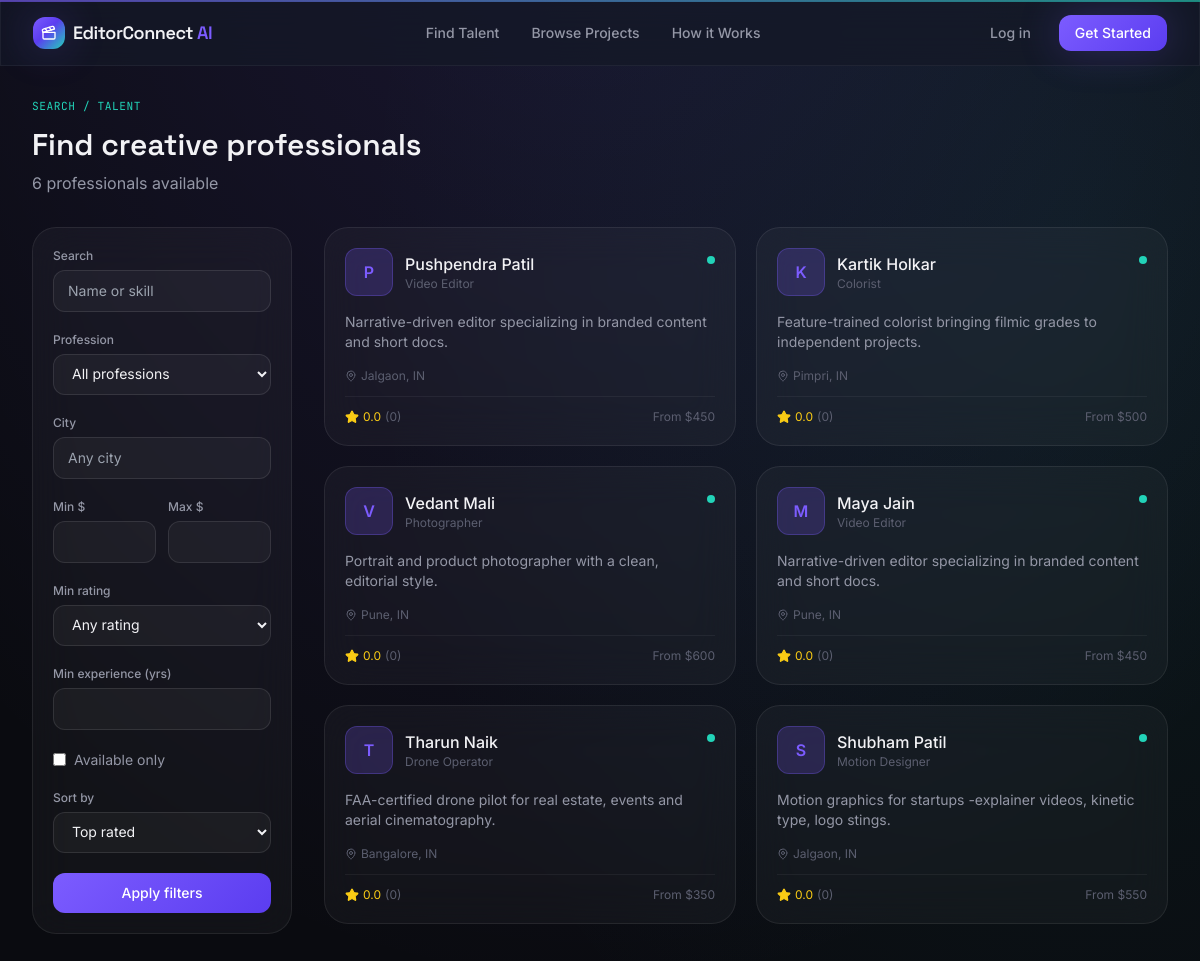
Page /professionals on the committed database.
### models/professional.py (models this page shows, shortened)
class Professional(db.Model):
    __tablename__ = "professionals"
    id = db.Column(db.Integer, primary_key=True)
    user_id = db.Column(db.Integer, db.ForeignKey("users.id"), nullable=False, unique=True)
    name = db.Column(db.String(120), nullable=False)
    profession = db.Column(db.String(80), nullable=False, index=True)
    city = db.Column(db.String(100), index=True)
    experience = db.Column(db.Integer, default=0)  # years
    price = db.Column(db.Float, default=0.0)  # starting price
    rating = db.Column(db.Float, default=0.0)
    rating_count = db.Column(db.Integer, default=0)
    bio = db.Column(db.Text)
    skills = db.Column(db.String(500))  # comma-separated
    profile_image = db.Column(db.String(255), default="default-avatar.png")
    email = db.Column(db.String(150))
    phone = db.Column(db.String(30))
    is_available = db.Column(db.Boolean, default=True)
    is_approved = db.Column(db.Boolean, default=False)  # admin approval
    is_featured = db.Column(db.Boolean, default=False)
    created_at = db.Column(db.DateTime, default=lambda: datetime.now(timezone.utc))
    portfolio_items = db.relationship(
        "PortfolioItem", backref="professional", lazy="dynamic", cascade="all, delete-orphan"
    )
    applications = db.relationship(
        "Application", backref="professional", lazy="dynamic", cascade="all, delete-orphan"
    )
    hires = db.relationship(
        "Hire", backref="professional", lazy="dynamic", cascade="all, delete-orphan"
    )

### routes/main.py (the view)
@main_bp.route("/professionals")
def professionals():
    query = Professional.query.filter_by(is_approved=True)
    search = request.args.get("q", "").strip()
    profession = request.args.get("profession", "")
    city = request.args.get("city", "").strip()
    min_price = request.args.get("min_price", type=float)
    max_price = request.args.get("max_price", type=float)
    min_rating = request.args.get("min_rating", type=float)
    min_experience = request.args.get("min_experience", type=int)
    availability = request.args.get("availability", "")
    sort = request.args.get("sort", "rating")
    if search:
        like = f"%{search}%"
        query = query.filter(
            (Professional.name.ilike(like)) | (Professional.skills.ilike(like))
        )
    if profession:
        query = query.filter_by(profession=profession)
    if city:
        query = query.filter(Professional.city.ilike(f"%{city}%"))
    if min_price is not None:
        query = query.filter(Professional.price >= min_price)
    if max_price is not None:
        query = query.filter(Professional.price <= max_price)
    if min_rating is not None:
        query = query.filter(Professional.rating >= min_rating)
    if min_experience is not None:
        query = query.filter(Professional.experience >= min_experience)
    if availability == "available":
        query = query.filter_by(is_available=True)
    if sort == "price_low":
        query = query.order_by(Professional.price.asc())
    elif sort == "price_high":
        query = query.order_by(Professional.price.desc())
    elif sort == "experience":
        query = query.order_by(Professional.experience.desc())
    else:
        query = query.order_by(Professional.rating.desc())
    results = query.all()
    return render_template(
        "professionals.html",
        professionals=results,
        professions=Config.PROFESSIONS,
        filters=request.args,
    )

### templates/professionals.html (shortened to what this page needs)
{% extends "base.html" %}
{% block content %}
<div class="mb-8">
  <p class="timecode mb-3">SEARCH / TALENT</p>
  <h1 class="font-display text-3xl font-semibold mb-2">Find creative professionals</h1>
  <p class="text-ink-muted">{{ professionals|length }} professional{{ 's' if professionals|length != 1 }} available</p>
</div>
<div class="grid lg:grid-cols-4 gap-8">
  <aside class="lg:col-span-1">
    <form method="GET" class="glass rounded-3xl p-5 space-y-5 sticky top-24">
      <div>
        <label class="block text-xs font-medium text-ink-muted mb-1.5">Search</label>
        <input type="text" name="q" value="{{ filters.get('q', '') }}" placeholder="Name or skill"
               class="w-full input-glass rounded-xl px-3.5 py-2.5 text-sm outline-none">
      </div>
      <div>
        <label class="block text-xs font-medium text-ink-muted mb-1.5">Profession</label>
        <select name="profession" class="w-full input-glass rounded-xl px-3.5 py-2.5 text-sm outline-none">
          <option value="">All professions</option>
        </select>
      </div>
      <div>
        <label class="block text-xs font-medium text-ink-muted mb-1.5">City</label>
        <input type="text" name="city" value="{{ filters.get('city', '') }}" placeholder="Any city"
               class="w-full input-glass rounded-xl px-3.5 py-2.5 text-sm outline-none">
      </div>
      <div class="grid grid-cols-2 gap-3">
        <div>
          <label class="block text-xs font-medium text-ink-muted mb-1.5">Min $</label>
          <input type="number" name="min_price" value="{{ filters.get('min_price', '') }}"
                 class="w-full input-glass rounded-xl px-3.5 py-2.5 text-sm outline-none">
        </div>
        <div>
          <label class="block text-xs font-medium text-ink-muted mb-1.5">Max $</label>
          <input type="number" name="max_price" value="{{ filters.get('max_price', '') }}"
                 class="w-full input-glass rounded-xl px-3.5 py-2.5 text-sm outline-none">
        </div>
      </div>
      <div>
        <label class="block text-xs font-medium text-ink-muted mb-1.5">Min rating</label>
        <select name="min_rating" class="w-full input-glass rounded-xl px-3.5 py-2.5 text-sm outline-none">
          <option value="">Any rating</option>
        </select>
      </div>
      <div>
        <label class="block text-xs font-medium text-ink-muted mb-1.5">Min experience (yrs)</label>
        <input type="number" name="min_experience" value="{{ filters.get('min_experience', '') }}"
               class="w-full input-glass rounded-xl px-3.5 py-2.5 text-sm outline-none">
      </div>
      <label class="flex items-center gap-2 text-sm text-ink-muted cursor-pointer">
        <input type="checkbox" name="availability" value="available" {% if filters.get('availability') == 'available' %}checked{% endif %}
               class="rounded accent-violet-glow">
        Available only
      </label>
      <div>
        <label class="block text-xs font-medium text-ink-muted mb-1.5">Sort by</label>
        <select name="sort" class="w-full input-glass rounded-xl px-3.5 py-2.5 text-sm outline-none">
          <option value="rating" {% if filters.get('sort', 'rating') == 'rating' %}selected{% endif %}>Top rated</option>
        </select>
      </div>
      <button type="submit" class="w-full py-2.5 rounded-xl btn-gradient text-white text-sm font-medium">Apply filters</button>
    </form>
  </aside>
  <div class="lg:col-span-3">
    {% if professionals %}
    <div class="grid md:grid-cols-2 xl:grid-cols-3 gap-5">
      {% for pro in professionals %}
      <a href="{{ url_for('main.professional_profile', professional_id=pro.id) }}" class="glass rounded-3xl p-5 card-hover flex flex-col">
        <div class="flex items-start justify-between mb-4">
          <div class="flex items-center gap-3">
            <div class="w-12 h-12 rounded-xl bg-violet-glow/20 border border-violet-glow/30 flex items-center justify-center font-semibold text-violet-glow">
              {{ pro.name[0]|upper }}
            </div>
            <div>
              <p class="font-medium">{{ pro.name }}</p>
              <p class="text-xs text-ink-faint">{{ pro.profession }}</p>
            </div>
          </div>
          {% if pro.is_available %}
          <span class="w-2 h-2 rounded-full bg-teal-glow mt-2" title="Available"></span>
          {% endif %}
        </div>
        <p class="text-sm text-ink-muted line-clamp-2 mb-4 flex-1">{{ pro.bio or "Creative professional ready for your next project." }}</p>
        {% if pro.city %}
        <p class="text-xs text-ink-faint flex items-center gap-1 mb-3"><i data-lucide="map-pin" class="w-3 h-3"></i> {{ pro.city }}</p>
        {% endif %}
        <div class="flex items-center justify-between text-xs pt-3 border-t border-white/5">
          <span class="flex items-center gap-1 text-yellow-400"><i data-lucide="star" class="w-3.5 h-3.5 fill-current"></i> {{ "%.1f"|format(pro.rating) }} <span class="text-ink-faint">({{ pro.rating_count }})</span></span>
          <span class="text-ink-faint">From ${{ "%.0f"|format(pro.price) }}</span>
        </div>
      </a>
      {% endfor %}
    </div>
    {% else %}
    <div class="glass rounded-3xl p-16 text-center">
      <i data-lucide="search-x" class="w-10 h-10 text-ink-faint mx-auto mb-4"></i>
      <p class="font-medium mb-1">No professionals match those filters</p>
      <p class="text-sm text-ink-faint">Try widening your search criteria.</p>
    </div>
    {% endif %}
  </div>
</div>
{% endblock %}

### static/css/style.css (style rules this page uses)
body { background-image: radial-gradient(ellipse 80% 50% at 50% -10%, rgba(124,92,255,0.15), transparent), radial-gradient(ellipse 60% 40% at 90% 10%, rgba(34,211,184,0.08), transparent); background-attachment: fixed; }
.glass { background: rgba(255,255,255,0.035); backdrop-filter: blur(20px); -webkit-backdrop-filter: blur(20px); border: 1px solid rgba(255,255,255,0.08); }
.card-hover { transition: transform 0.25s ease, box-shadow 0.25s ease, border-color 0.25s ease; }
.btn-gradient { background-image: linear-gradient(135deg, #7C5CFF 0%, #5B3DF0 100%); transition: filter 0.2s ease, transform 0.2s ease; }
.timecode { font-family: 'JetBrains Mono', monospace; letter-spacing: 0.05em; color: #22D3B8; font-size: 0.7rem; }
a, button { outline-color: #7C5CFF; }
.input-glass { background: rgba(255,255,255,0.04); border: 1px solid rgba(255,255,255,0.1); }

### rows in the picture
Professional: name "P", name "Pushpendra Patil", profession "Video Editor", is_available True (drawn), bio "Narrative-driven editor specializing in branded content and short docs.", city "Jalgaon, IN", rating "0.0", rating_count "0", price "450"
Professional: name "K", name "Kartik Holkar", profession "Colorist", is_available True (drawn), bio "Feature-trained colorist bringing filmic grades to independent projects.", city "Pimpri, IN", rating "0.0", rating_count "0", price "500"
Professional: name "V", name "Vedant Mali", profession "Photographer", is_available True (drawn), bio "Portrait and product photographer with a clean, editorial style.", city "Pune, IN", rating "0.0", rating_count "0", price "600"
Professional: name "M", name "Maya Jain", profession "Video Editor", is_available True (drawn), bio "Narrative-driven editor specializing in branded content and short docs.", city "Pune, IN", rating "0.0", rating_count "0", price "450"
Professional: name "T", name "Tharun Naik", profession "Drone Operator", is_available True (drawn), bio "FAA-certified drone pilot for real estate, events and aerial cinematography.", city "Bangalore, IN", rating "0.0", rating_count "0", price "350"
Professional: name "S", name "Shubham Patil", profession "Motion Designer", is_available True (drawn), bio "Motion graphics for startups -explainer videos, kinetic type, logo stings.", city "Jalgaon, IN", rating "0.0", rating_count "0", price "550"

### other values in the picture
{{ professionals|length }} "6"
{{ 's' if professionals|length != 1 }} "s"
